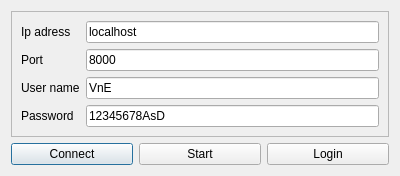
<?xml version="1.0" encoding="UTF-8"?>
<ui version="4.0">
 <class>Dialog</class>
 <widget class="QDialog" name="Dialog">
  <property name="geometry">
   <rect>
    <x>0</x>
    <y>0</y>
    <width>400</width>
    <height>165</height>
   </rect>
  </property>
  <property name="windowTitle">
   <string>Dialog</string>
  </property>
  <layout class="QGridLayout" name="gridLayout">
   <item row="0" column="0" colspan="3">
    <widget class="QFrame" name="frame">
     <property name="frameShape">
      <enum>QFrame::StyledPanel</enum>
     </property>
     <property name="frameShadow">
      <enum>QFrame::Raised</enum>
     </property>
     <layout class="QFormLayout" name="formLayout">
      <item row="0" column="0">
       <widget class="QLabel" name="label">
        <property name="text">
         <string>Ip adress</string>
        </property>
       </widget>
      </item>
      <item row="0" column="1">
       <widget class="QLineEdit" name="lineEdit">
        <property name="text">
         <string>localhost</string>
        </property>
       </widget>
      </item>
      <item row="1" column="0">
       <widget class="QLabel" name="label_2">
        <property name="text">
         <string>Port</string>
        </property>
       </widget>
      </item>
      <item row="1" column="1">
       <widget class="QLineEdit" name="lineEdit_2">
        <property name="text">
         <string>8000</string>
        </property>
       </widget>
      </item>
      <item row="2" column="0">
       <widget class="QLabel" name="label_3">
        <property name="text">
         <string>User name</string>
        </property>
       </widget>
      </item>
      <item row="2" column="1">
       <widget class="QLineEdit" name="lineEdit_3">
        <property name="text">
         <string>VnE</string>
        </property>
       </widget>
      </item>
      <item row="3" column="0">
       <widget class="QLabel" name="label_4">
        <property name="text">
         <string>Password</string>
        </property>
       </widget>
      </item>
      <item row="3" column="1">
       <widget class="QLineEdit" name="lineEdit_4">
        <property name="text">
         <string>12345678AsD</string>
        </property>
       </widget>
      </item>
     </layout>
    </widget>
   </item>
   <item row="1" column="0">
    <widget class="QPushButton" name="pushButton">
     <property name="text">
      <string>Connect</string>
     </property>
    </widget>
   </item>
   <item row="1" column="1">
    <widget class="QPushButton" name="pushButton_2">
     <property name="text">
      <string>Start</string>
     </property>
    </widget>
   </item>
   <item row="1" column="2">
    <widget class="QPushButton" name="pushButton_3">
     <property name="text">
      <string>Login</string>
     </property>
    </widget>
   </item>
  </layout>
 </widget>
 <resources/>
 <connections/>
</ui>
